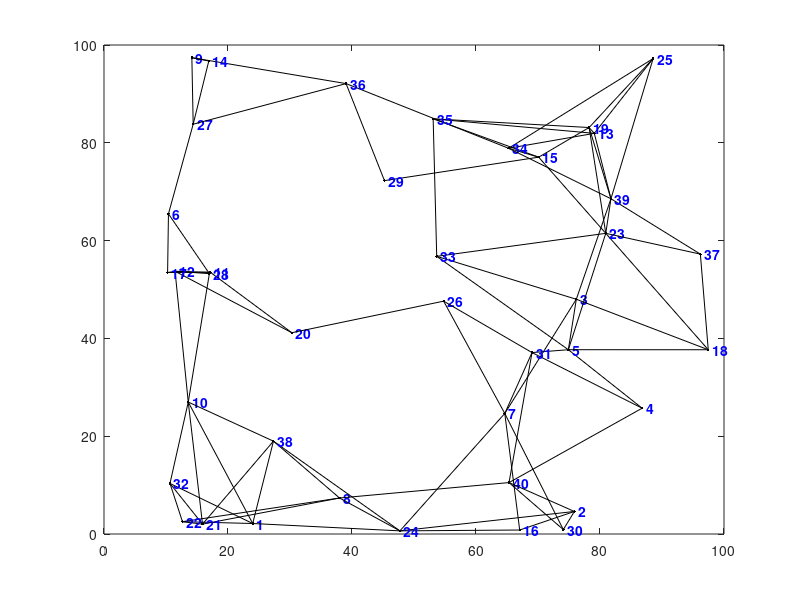

This figure's MATLAB source: (Note: this script raises an error after producing the figure.)
function [dist,path] = dijkstra(nodes,segments,start_id,finish_id)
%DIJKSTRA Calculates the shortest distance and path between points on a map
%   using Dijkstra's Shortest Path Algorithm
% 
% [DIST, PATH] = DIJKSTRA(NODES, SEGMENTS, SID, FID)
%   Calculates the shortest distance and path between start and finish nodes SID and FID
% 
% [DIST, PATH] = DIJKSTRA(NODES, SEGMENTS, SID)
%   Calculates the shortest distances and paths from the starting node SID to all
%     other nodes in the map
% 
% Note:
%     DIJKSTRA is set up so that an example is created if no inputs are provided,
%       but ignores the example and just processes the inputs if they are given.
% 
% Inputs:
%     NODES should be an Nx3 or Nx4 matrix with the format [ID X Y] or [ID X Y Z]
%       where ID is an integer, and X, Y, Z are cartesian position coordinates)
%     SEGMENTS should be an Mx3 matrix with the format [ID N1 N2]
%       where ID is an integer, and N1, N2 correspond to node IDs from NODES list
%       such that there is an [undirected] edge/segment between node N1 and node N2
%     SID should be an integer in the node ID list corresponding with the starting node
%     FID (optional) should be an integer in the node ID list corresponding with the finish
% 
% Outputs:
%     DIST is the shortest Euclidean distance
%       If FID was specified, DIST will be a 1x1 double representing the shortest
%         Euclidean distance between SID and FID along the map segments. DIST will have
%         a value of INF if there are no segments connecting SID and FID.
%       If FID was not specified, DIST will be a 1xN vector representing the shortest
%         Euclidean distance between SID and all other nodes on the map. DIST will have
%         a value of INF for any nodes that cannot be reached along segments of the map.
%     PATH is a list of nodes containing the shortest route
%       If FID was specified, PATH will be a 1xP vector of node IDs from SID to FID.
%         NAN will be returned if there are no segments connecting SID to FID.
%       If FID was not specified, PATH will be a 1xN cell of vectors representing the
%         shortest route from SID to all other nodes on the map. PATH will have a value
%         of NAN for any nodes that cannot be reached along the segments of the map.
% 
% Example:
%     dijkstra; % calculates shortest path and distance between two nodes
%               % on a map of randomly generated nodes and segments
% 
% Example:
%     nodes = [(1:10); 100*rand(2,10)]';
%     segments = [(1:17); floor(1:0.5:9); ceil(2:0.5:10)]';
%     figure; plot(nodes(:,2), nodes(:,3),'k.');
%     hold on;
%     for s = 1:17
%         if (s <= 10) text(nodes(s,2),nodes(s,3),[' ' num2str(s)]); end
%         plot(nodes(segments(s,2:3)',2),nodes(segments(s,2:3)',3),'k');
%     end
%     [d, p] = dijkstra(nodes, segments, 1, 10)
%     for n = 2:length(p)
%         plot(nodes(p(n-1:n),2),nodes(p(n-1:n),3),'r-.','linewidth',2);
%     end
%     hold off;
% 
% Author: Joseph Kirk
% Email: jdkirk630 at gmail dot com
% Release: 1.3
% Release Date: 5/18/07

if (nargin < 3) % SETUP
    % (GENERATE RANDOM EXAMPLE OF NODES AND SEGMENTS IF NOT GIVEN AS INPUTS)
    % Create a random set of nodes/vertices,and connect some of them with
    % edges/segments. Then graph the resulting map.
    
    num_nodes = 40; 
    L = 100; 
    max_seg_length = 30; 
    ids = (1:num_nodes)';
    nodes = [ids L*rand(num_nodes,2)]; % create random nodes
    h = figure; plot(nodes(:,2),nodes(:,3),'k.') % plot the nodes
    text(nodes(num_nodes,2),nodes(num_nodes,3),...
        [' ' num2str(ids(num_nodes))],'Color','b','FontWeight','b')
    hold on
    num_segs = 0; segments = zeros(num_nodes*(num_nodes-1)/2,3);
    for i = 1:num_nodes-1 % create edges between some of the nodes
        text(nodes(i,2),nodes(i,3),[' ' num2str(ids(i))],'Color','b','FontWeight','b')
        for j = i+1:num_nodes
            d = sqrt(sum((nodes(i,2:3) - nodes(j,2:3)).^2));
            if and(d < max_seg_length,rand < 0.6)
                plot([nodes(i,2) nodes(j,2)],[nodes(i,3) nodes(j,3)],'k.-')
                % add this link to the segments list
                num_segs = num_segs + 1;
                segments(num_segs,:) = [num_segs nodes(i,1) nodes(j,1)];
            end
        end
    end
    segments(num_segs+1:num_nodes*(num_nodes-1)/2,:) = [];
    axis([0 L 0 L])
    % Calculate Shortest Path Using Dijkstra's Algorithm
    % Get random starting/ending nodes,compute the shortest distance and path.
    start_id = ceil(num_nodes*rand); disp(['start id = ' num2str(start_id)]);
    finish_id = ceil(num_nodes*rand); disp(['finish id = ' num2str(finish_id)]);
    [distance,path] = dijkstra(nodes,segments,start_id,finish_id);
    disp(['distance = ' num2str(distance)]); disp(['path = [' num2str(path) ']']);
    % If a Shortest Path exists,Plot it on the Map.
    figure(h)
    for k = 2:length(path)
        m = find(nodes(:,1) == path(k-1));
        n = find(nodes(:,1) == path(k));
        plot([nodes(m,2) nodes(n,2)],[nodes(m,3) nodes(n,3)],'ro-','LineWidth',2);
    end
    title(['Shortest Distance from ' num2str(start_id) ' to ' ...
        num2str(finish_id) ' = ' num2str(distance)])
    hold off
    
else %--------------------------------------------------------------------------
    % MAIN FUNCTION - DIJKSTRA'S ALGORITHM
    
    % initializations
    node_ids = nodes(:,1);
    [num_map_pts,cols] = size(nodes);
    table = sparse(num_map_pts,2);
    shortest_distance = Inf(num_map_pts,1);
    settled = zeros(num_map_pts,1);
    path = num2cell(NaN(num_map_pts,1));
    col = 2;
    pidx = find(start_id == node_ids);
    shortest_distance(pidx) = 0;
    table(pidx,col) = 0;
    settled(pidx) = 1;
    path(pidx) = {start_id};
    if (nargin < 4) % compute shortest path for all nodes
        while_cmd = 'sum(~settled) > 0';
    else % terminate algorithm early
        while_cmd = 'settled(zz) == 0';
        zz = find(finish_id == node_ids);
    end
    while eval(while_cmd)
        % update the table
        table(:,col-1) = table(:,col);
        table(pidx,col) = 0;
        % find neighboring nodes in the segments list
        neighbor_ids = [segments(node_ids(pidx) == segments(:,2),3);
            segments(node_ids(pidx) == segments(:,3),2)];
        % calculate the distances to the neighboring nodes and keep track of the paths
        for k = 1:length(neighbor_ids)
            cidx = find(neighbor_ids(k) == node_ids);
            if ~settled(cidx)
                d = sqrt(sum((nodes(pidx,2:cols) - nodes(cidx,2:cols)).^2));
                if (table(cidx,col-1) == 0) || ...
                        (table(cidx,col-1) > (table(pidx,col-1) + d))
                    table(cidx,col) = table(pidx,col-1) + d;
                    tmp_path = path(pidx);
                    path(cidx) = {[tmp_path{1} neighbor_ids(k)]};
                else
                    table(cidx,col) = table(cidx,col-1);
                end
            end
        end
        % find the minimum non-zero value in the table and save it
        nidx = find(table(:,col));
        ndx = find(table(nidx,col) == min(table(nidx,col)));
        if isempty(ndx)
            break
        else
            pidx = nidx(ndx(1));
            shortest_distance(pidx) = table(pidx,col);
            settled(pidx) = 1;
        end
    end
    if (nargin < 4) % return the distance and path arrays for all of the nodes
        dist = shortest_distance';
        path = path';
    else % return the distance and path for the ending node
        dist = shortest_distance(zz);
        path = path(zz);
        path = path{1};
    end
end
